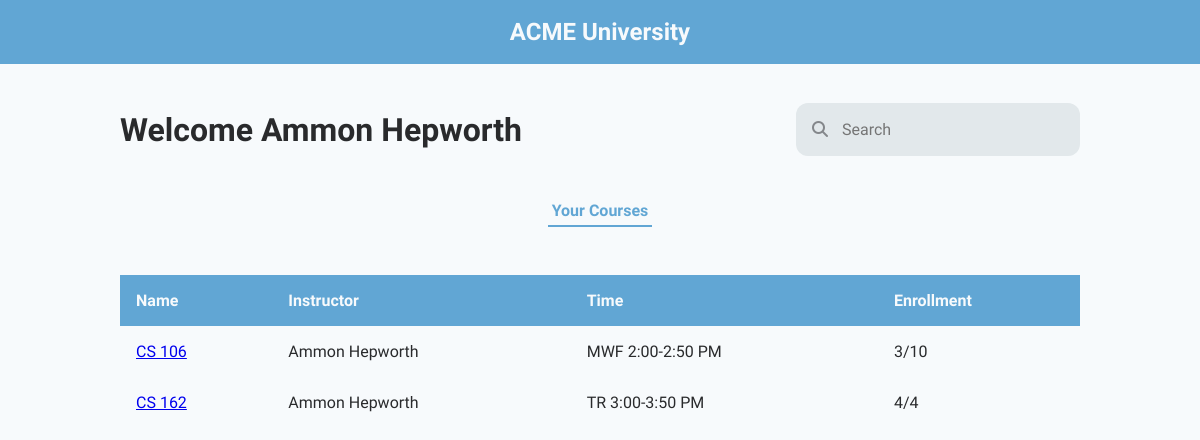
The page /instructor/Ammon Hepworth (signed in) on the database its author committed.
### db.py (models this page shows)
class Teacher(db.Model, UserMixin):
	id = db.Column(db.Integer, primary_key=True)
	name = db.Column(db.String, nullable=False)
	user = db.relationship('User', backref='teacher', uselist=False)

class Course(db.Model, UserMixin):
	id = db.Column(db.Integer, primary_key=True)
	course_name = db.Column(db.String, unique=True, nullable=False)
	teacher_id = db.Column(db.Integer, db.ForeignKey('teacher.id'), nullable=False)
	number_enrolled = db.Column(db.Integer, nullable=False)
	capacity = db.Column(db.Integer, nullable=False)
	time = db.Column(db.String, nullable=False)
	teacher = db.relationship('Teacher', backref=db.backref('teachers', lazy=True))
	students = db.relationship('Enrollment', back_populates='course')

### app.py (the view)
@app.route("/instructor/<name>")
@login_required
def instructor(name):
    instructor_name = name
    tea_data = []
    teaQ = Teacher.query.filter_by(name=instructor_name).first()
    teaQC = Course.query.filter_by(teacher_id = teaQ.id).all()
    for i in range(len(teaQC)):
        temp = {
            'name':teaQC[i].course_name,
            'instructor':instructor_name,
            'time':teaQC[i].time,
            'enrollment':(str(teaQC[i].number_enrolled) + "/" + str(teaQC[i].capacity))
        }
        tea_data.append(temp)
    return render_template("instructor.html", instructor_name = instructor_name, data = tea_data)

### app.py (called while the page is built)
@login.user_loader
def load_user(user_id):
    return User.query.get(user_id)

### templates/instructor.html (shortened to what this page needs)
{% extends "person.html" %}
{% block styles %}
    {{ super() }}
    <link rel="stylesheet" href="{{ url_for('static', filename = 'instructor.css') }}">
{% endblock %}
{% block person_name %}{{ instructor_name }}{% endblock %}
{% block inner_nav_links %}
    <button class="inner-nav-link active-tab">Your Courses</button>
{% endblock %}
{% block data_table_headings %}
    <th>Name</th>
    <th>Instructor</th>
    <th>Time</th>
    <th>Enrollment</th>
{% endblock %}
{% block data_table_body %}
    {% for class in data %}
        <tr>
            <td>
                <a href="{{ url_for('specific_course', name = class.instructor, course = class.name) }}">
                    {{ class.name }}
                </a>
            </td>
            <td>{{ class.instructor }}</td>
            <td>{{ class.time }}</td>
            <td>{{ class.enrollment }}</td>
        </tr>
    {% endfor %}
{% endblock %}

### static/base.css (style rules this page uses)
:root { --bg-color: #F7FAFC; --accent-color: #61A6D4; --primary-text-color: #292A2C; --secondary-text-color: #61A6D4; --tertiary-text-color: #84878B; --quaternary-text-color: #F7FAFC; }
body { margin: 0; padding: 0; width: 100vw; height: 100vh; font-family: 'Source Sans Pro', Arial, Helvetica, sans-serif; background-color: var(--bg-color); color: var(--primary-text-color); position: relative; overflow-x: hidden; }

### static/person.css (style rules this page uses)
.inner-nav-link { padding: .35rem .25rem; text-decoration: none; border: none; background-color: transparent; font-family: 'Source Sans Pro', Arial, Helvetica, sans-serif; font-size: 1rem; color: var(--primary-text-color); }
.active-tab { font-weight: 600; color: var(--secondary-text-color); border-bottom: 2px solid var(--accent-color); }
.data-table-row th { text-align: left; padding: 1rem 1rem; }
.data-table-body td { color: var(--primary-text-color); padding: 1rem 1rem; }

### rows shown on the page
Teacher: name "Ammon Hepworth"
Course: name "CS 106", instructor "Ammon Hepworth", time "MWF 2:00-2:50 PM", enrollment "3/10"
Course: name "CS 162", instructor "Ammon Hepworth", time "TR 3:00-3:50 PM", enrollment "4/4"
